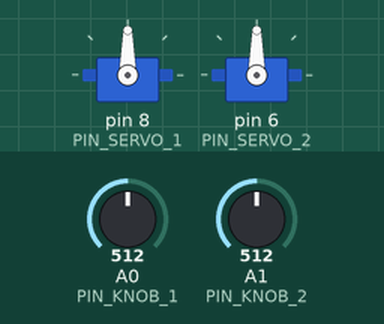
Recording of a sketch running on a simulated Arduino Uno, built with avr-gcc and run on an emulated ATmega328P. Shown: 2 × servo. Inputs (shaded band) come from the test bench; at power-on: A0 (PIN_KNOB_1) = 512, A1 (PIN_KNOB_2) = 512.

Above: at 1.2 s.
1.3 s: A0 (PIN_KNOB_1) set to 532
At 1.46 s:
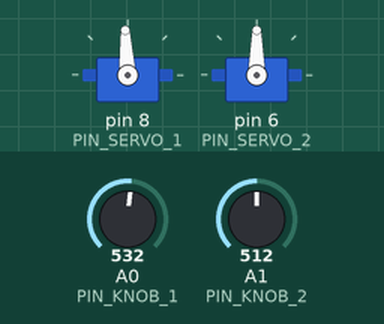
4.3 s: A1 (PIN_KNOB_2) set to 716
7.3 s: A1 (PIN_KNOB_2) set to 900
At 8.3 s:
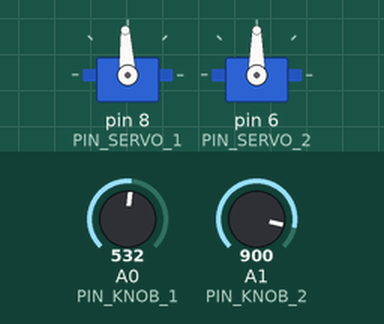
10.3 s: A0 (PIN_KNOB_1) set to 306
At 10.8 s:
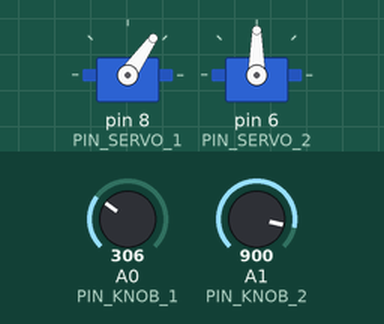
13.3 s: A1 (PIN_KNOB_2) set to 1023
14.8 s: A0 (PIN_KNOB_1) set to 122
At 15.8 s:
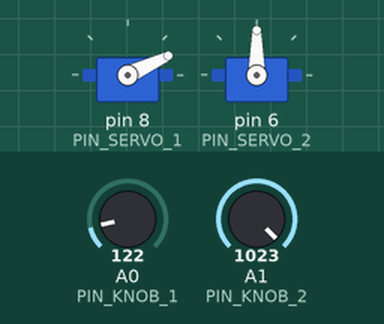
Timing chart, 0 to 17.8 s (numbered marks = the images above; inputs shaded):
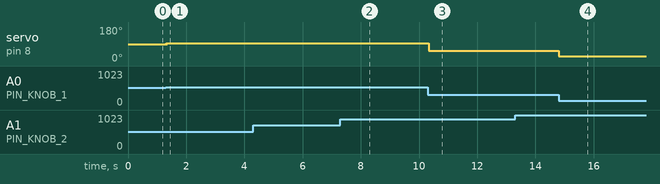

Measured:
- after the input at 1.3 s, servo on pin 8 (PIN_SERVO_1): 90° → 93° at once
- after the input at 7.3 s, servo on pin 8 (PIN_SERVO_1): stays 93° (without the input it goes to 123° after 3.0 s)
- after the input at 10.3 s, servo on pin 8 (PIN_SERVO_1): 93° → 55° at once
- after the input at 14.8 s, servo on pin 8 (PIN_SERVO_1): 55° → 25° at once

The sketch:

RETORY_SENSOR_and_Sevro.ino
```cpp
#include "Servo.h"


#define PIN_SERVO_1 8
#define PIN_SERVO_2 6 //Pin 6

#define PIN_KNOB_1 A0
#define PIN_KNOB_2 A1 //pin a1


//Servo servo; // creates servo object to control the SG90 servo
Servo servo_1;
Servo servo_2;

//int value_knob = 0; // will be used to store the value of the potentiometer/knob
int value_knob_1 = 0;
int value_knob_2 = 0;

//int value_servo = 0; // will be used to control the servo => should be between 5 and 175 degrees
int value_servo_1 = 0;
int value_servo_2 = 0;

void setup()
{
//servo.attach(PIN_SERVO); // assigns pin 8 to the servo object
servo_1.attach(PIN_SERVO_1);
servo_2.attach(PIN_SERVO_2);

}


void loop()
{
  value_knob_1 = analogRead(PIN_KNOB_1); // reads value of the knob/potentiometer. Return value will be between 0 and 1023.
  value_servo_1 = map(value_knob_1, 0, 1023, 5, 175); // will map knob value range to servo value range
  servo_1.write(value_servo_1); // shaft of servo will start to rotate. value_servo is interpreted as an absolute position.
  delay(20); // give servo some time to rotate

  value_knob_2 = analogRead(PIN_KNOB_2); // reads value of the knob/potentiometer. Return value will be between 0 and 1023.
  value_servo_2 = map(value_knob_2, 0, 1023, 5, 175); // will map knob value range to servo value range
  servo_1.write(value_servo_2); // shaft of servo will start to rotate. value_servo is interpreted as an absolute position.
  delay(10); // give servo some time to rotate


}
```
